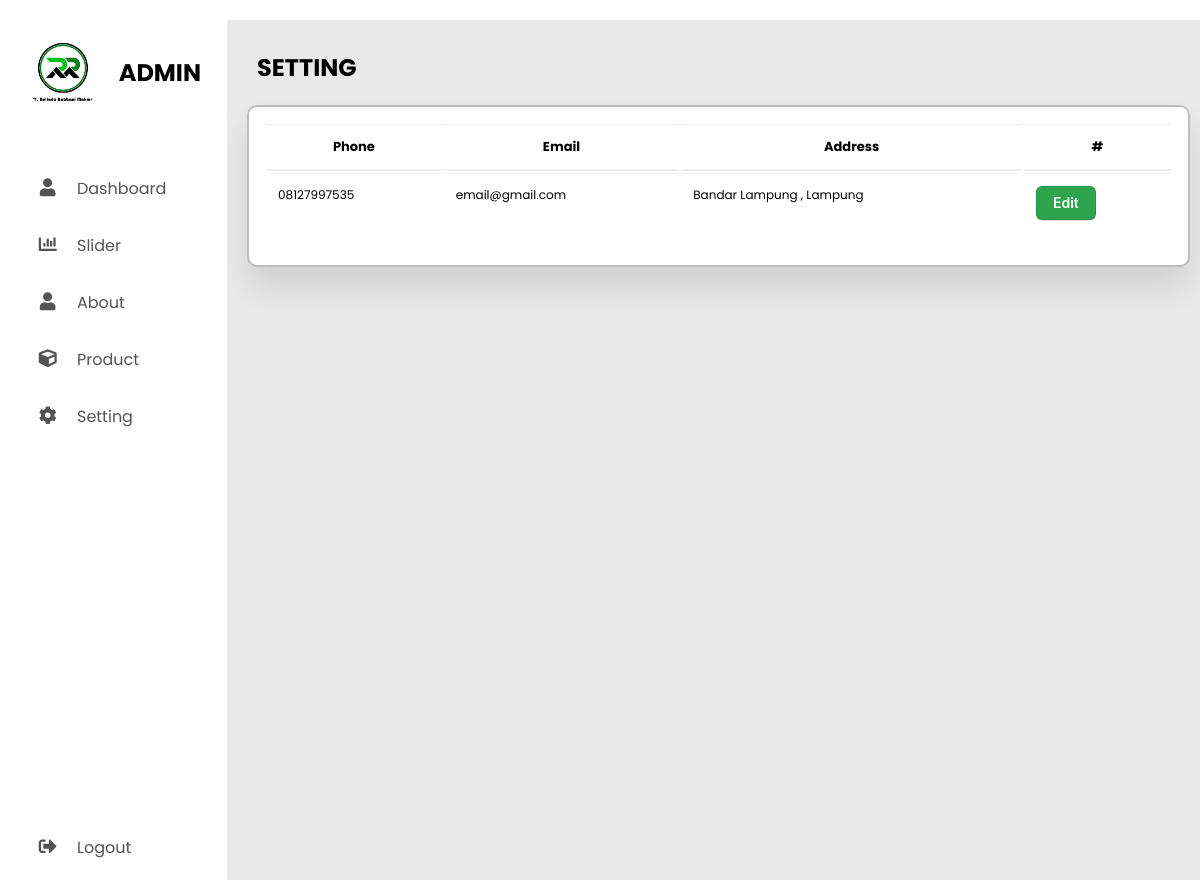
Page /admin/?page=setting&pesan=sukses on the committed database.
### tables this page shows
CREATE TABLE IF NOT EXISTS `setting` (
  `id` int NOT NULL AUTO_INCREMENT,
  `phone` varchar(50) DEFAULT NULL,
  `email` varchar(100) DEFAULT NULL,
  `address` text,
  PRIMARY KEY (`id`)
);

### admin/setting.php (the view, shortened to what this page needs)
<section class="main">
    <div class="main-top">
    </div>
    <div class="main-body">
        <h1>SETTING</h1>
        <div class="card">
            <table class="table table-boredered table-hover">
                <thead>
                    <tr>
                        <th>Phone</th>
                        <th>Email</th>
                        <th>Address</th>
                        <th>#</th>
                    </tr>
                </thead>
                <tbody>
                    <?php
                        include('db/connection.php');
                        $query = "SELECT * FROM setting";
                        $result = mysqli_query($conn, $query);
                        while($row = mysqli_fetch_array($result)){
                    ?>
                    <tr>
                        <td><?php echo $row['phone']; ?></td>
                        <td><?php echo $row['email']; ?></td>
                        <td><?php echo $row['address']; ?></td>
                        <td><a href="?page=edit_setting&id=<?php echo $row['id']; ?>"><button class="button-3">Edit</button></a></td>
                    </tr>
                    <?php
                        }
                    ?>
                </tbody>
        </div>
    </div>
</section>

### admin/assets/css/style.css (style rules this page uses)
* { margin: 0; padding: 0; outline: none; border: none; text-decoration: none; list-style: none; box-sizing: border-box; font-family: "Poppins", sans-serif; }
body { background: rgb(233, 233, 233); }
.main { width: 100%; }
.main-top { width: 100%; background: #fff; padding: 10px; text-align: center; font-size: 18px; letter-spacing: 2px; text-transform: uppercase; color: rgb(43, 43, 43); }
.main-body { padding: 10px 10px 10px 20px; }
h1 { margin: 20px 10px; }
.card { width: 100%; padding: 15px; cursor: pointer; border-radius: 10px; background: #fff; margin-bottom: 15px; border: 2px solid rgb(190, 190, 190); box-shadow: 0 20px 30px rgba(0, 0, 0, 0.1); }
.table { width: 100%; max-width: 100%; margin-bottom: 1rem; }
.table th, .table td { padding: 0.75rem; vertical-align: top; border-top: 1px solid #eceeef; font-size: 12px; }
.table thead th { vertical-align: bottom; border-bottom: 2px solid #eceeef; font-size: 13px; }
.button-3 { appearance: none; background-color: #2ea44f; border: 1px solid rgba(27, 31, 35, .15); border-radius: 6px; box-shadow: rgba(27, 31, 35, .1) 0 1px 0; box-sizing: border-box; color: #fff; cursor: pointer; display: inline-block; font-family: -apple-system,system-ui,"Segoe UI",Helvetica,Arial,sans-serif,"Apple Color Emoji","Segoe UI Emoji"; font-size: 14px; font-weight: 600; line-height: 20px; padding: 6px 16px; position: relative; text-align: center; text-decoration: none; user-select: none; -webkit-user-select: none; touch-action: manipulation; vertical-align: middle; white-space: nowrap; }

### rows in the picture
setting: phone "08127997535", email "email@gmail.com", address "Bandar Lampung , Lampung"
